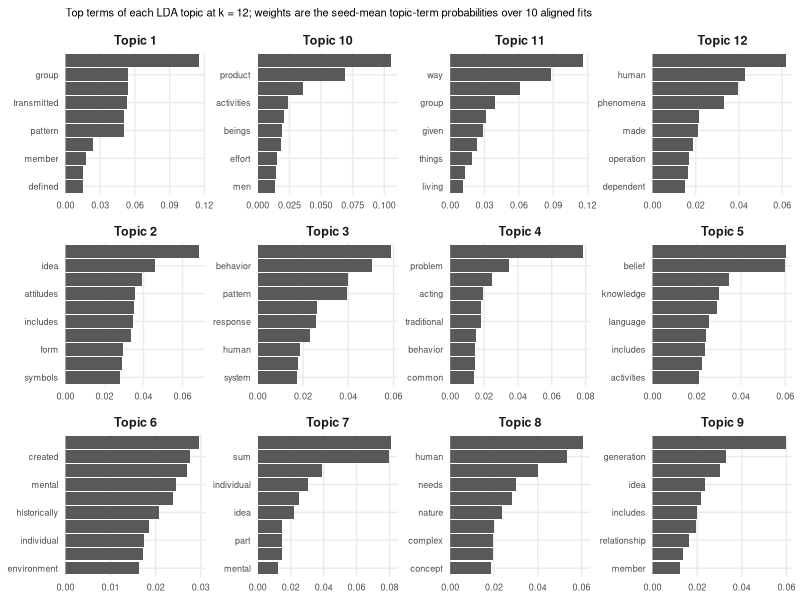

Write R code to recreate this figure.
# Top terms of each LDA topic, from the seed-ensemble topic-term profiles
# (analysis-lda-texts-index-b.R). One facet per topic, horizontal bars ordered
# by weight. The y axis is keyed by topic and term so each facet orders by its
# own weights; labels show every second term.
#
# Reads data/kk-index-b-lda-topic-terms.csv.
# Outputs figures/kk-index-b/lda/lda-topic-terms.png.

library(ggplot2)

tt <- read.csv("data/kk-index-b-lda-topic-terms.csv", stringsAsFactors = FALSE)
tt <- tt[order(tt$topic, -tt$weight), ]
# y keyed by topic and term, so each facet orders by its own weights
tt$y <- factor(paste(tt$topic, tt$term, sep = "|"),
               levels = rev(paste(tt$topic, tt$term, sep = "|")))
tt$topic_label <- sprintf("Topic %d", tt$topic)
brk <- unlist(lapply(split(tt, tt$topic), function(d) as.character(d$y[seq(2, nrow(d), 2)])))

dir.create("figures/kk-index-b/lda", recursive = TRUE, showWarnings = FALSE)
p <- ggplot(tt, aes(x = weight, y = y)) +
  geom_col(fill = "grey35") +
  facet_wrap(~ topic_label, ncol = 4, scales = "free") +
  scale_y_discrete(breaks = brk,
                   labels = function(l) sub("^[0-9]+[|]", "", l)) +
  scale_x_continuous(expand = expansion(mult = c(0, 0.05))) +
  labs(x = NULL, y = NULL,
       subtitle = paste("Top terms of each LDA topic at k = 12; weights are the",
                        "seed-mean topic-term probabilities over 10 aligned fits")) +
  theme_minimal() +
  theme(strip.text = element_text(face = "bold", size = 9),
        axis.text.y = element_text(size = 6.5),
        axis.text.x = element_text(size = 6.5),
        panel.grid.minor = element_blank(),
        plot.subtitle = element_text(size = 8))
ggsave("figures/kk-index-b/lda/lda-topic-terms.png", p,
       width = 10, height = 7, bg = "white")
cat("wrote figures/kk-index-b/lda/lda-topic-terms.png\n")
